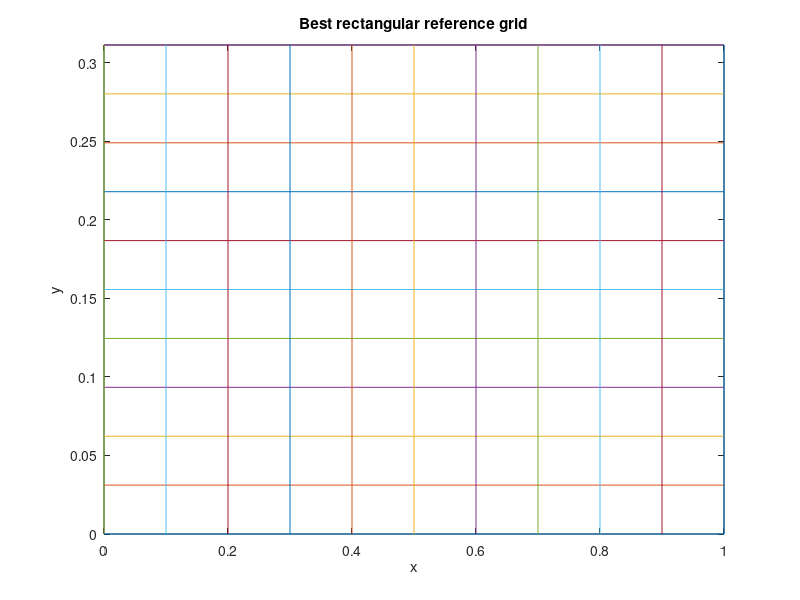
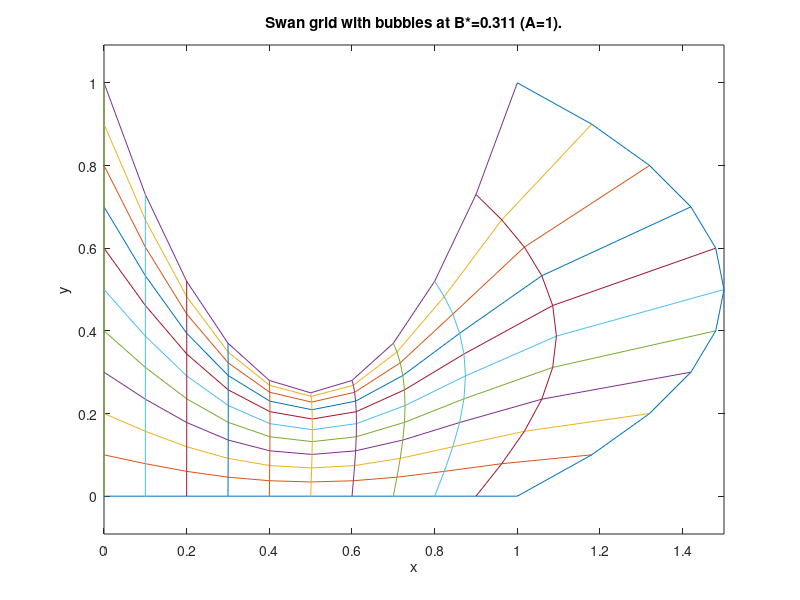
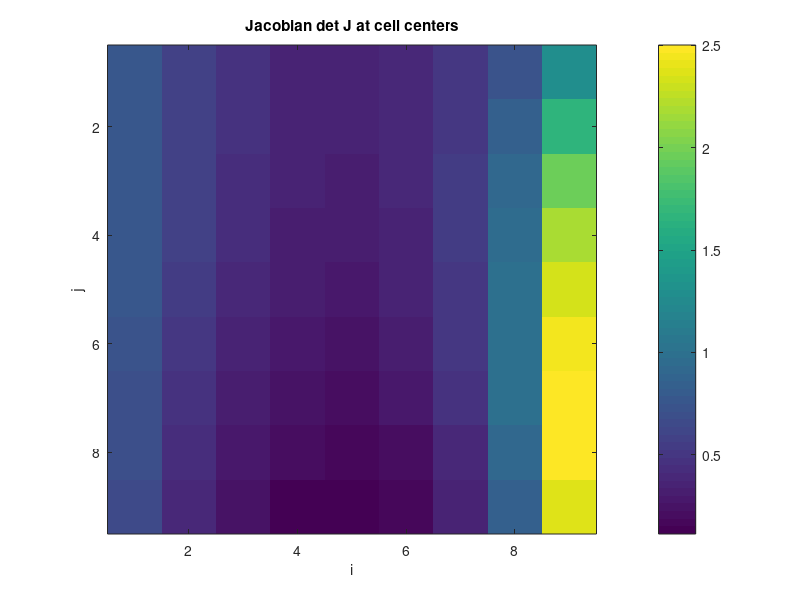

MATLAB code for these plots, in order:
function swan_optimize_B_bubbles_trisection
% Bubble-augmented reference grid optimization with feasibility-aware TRISECTION over B.
% Base reference = [s, B t]. Bubbles: X += sum_k a_k f_k, Y += sum_k b_k f_k,
% f_k = sin(m*pi*s) sin(n*pi*t) (zero on the boundary).
% Inner: toolbox-free BFGS over z=[a;b]. Negative Jacobians => large finite penalty (no Inf/NaN).
% Outer: trisection looks for a feasible window then shrinks using ternary logic, avoiding penalized sides.

clear; clc;

%% ---------------- User settings ----------------
I = 11; J = 11;                    % logical grid size (s-columns x t-rows)
A = 1.0;                           % fixed, only B varies
B_bracket = [0.10, 2.00];          % search range for B

mu = 1.0; lambda = 1.0;            % Lame weights for neo-Hookean energy

N_basis = 0;                      % number of bubble modes for X and for Y (same set)
normalize_basis = true;            % scale bubbles by derivative RMS for stability
print_modes = true;

% Penalty for any negative Jacobian (centers or discrete cells)
PENALTY_BAD = 1e6;                 % base penalty
NEG_COUNT_WEIGHT = 1e3;            % extra per bad location

% Small-positive cell barrier (encourages margin from zero area)
use_orient_barrier = true; eps_orient = 1e-3; kpos = 1e2; ppos = 4;

% Regularization on bubble coefficients
beta_reg = 1e-8;

% Trisection (ternary search) settings
tri.tolB   = 1e-3;
tri.maxIt  = 60;
tri.Nscan  = 33;

%% ---------------- Boundaries (Swan) ----------------
hs = 1/(I-1); ht = 1/(J-1);
nI = I-2; nJ = J-2;

xb_fun = @(s) s;                  yb_fun = @(s) 0*s;                 % bottom
xt_fun = @(s) s;                  yt_fun = @(s) 1 - 3*s + 3*s.^2;    % top
xl_fun = @(t) 0*t;                yl_fun = @(t) t;                   % left
xr_fun = @(t) 1 + 2*t - 2*t.^2;   yr_fun = @(t) t;                   % right

sb = linspace(0,1,I); sl = linspace(0,1,J).';
xb = xb_fun(sb);  yb = yb_fun(sb);
xt = xt_fun(sb);  yt = yt_fun(sb);
xl = xl_fun(sl);  yl = yl_fun(sl);
xr = xr_fun(sl);  yr = yr_fun(sl);

BND.X = nan(J,I); BND.Y = nan(J,I);
BND.X(1,:) = xb;  BND.Y(1,:) = yb;
BND.X(J,:) = xt;  BND.Y(J,:) = yt;
BND.X(:,1) = xl;  BND.Y(:,1) = yl;
BND.X(:,I) = xr;  BND.Y(:,I) = yr;
BND.X(1,1)=xb(1);   BND.Y(1,1)=yb(1);
BND.X(1,I)=xb(end); BND.Y(1,I)=yb(end);
BND.X(J,1)=xt(1);   BND.Y(J,1)=yt(1);
BND.X(J,I)=xt(end); BND.Y(J,I)=yt(end);

%% ---------------- Sylvester operators ----------------
eI = ones(nI,1); eJ = ones(nJ,1);
Ts = spdiags([-eI 2*eI -eI], [-1 0 1], nI, nI);
Tt = spdiags([-eJ 2*eJ -eJ], [-1 0 1], nJ, nJ);

bFxL = BND.X(2:J-1, 1);   bFyL = BND.Y(2:J-1, 1);
bFxR = BND.X(2:J-1, I);   bFyR = BND.Y(2:J-1, I);
bFxB = BND.X(1, 2:I-1);   bFyB = BND.Y(1, 2:I-1);
bFxT = BND.X(J, 2:I-1);   bFyT = BND.Y(J, 2:I-1);

%% ---------------- Bubble basis (zero on boundary) ----------------
[sgrid, tgrid] = meshgrid(sb, sl);
modes = make_modes(N_basis, 'radial');   % pairs (m,n), same set for X and Y
K = size(modes,1);

F = cell(K,1);  Fs_c = cell(K,1);  Ft_c = cell(K,1);
for k = 1:K
    m = modes(k,1); n = modes(k,2);
    Fi = sin(m*pi*sgrid).*sin(n*pi*tgrid);         % vanishes on boundary
    [Fs, Ft] = center_derivs(Fi, hs, ht);          % Jx(I-2) and (J-2)xI
    F{k}    = Fi;
    Fs_c{k} = Fs(2:end-1,:);                       % (J-2)x(I-2) at cell centers
    Ft_c{k} = Ft(:,2:end-1);                       % (J-2)x(I-2) at cell centers
end

if normalize_basis
    for k = 1:K
        sc = sqrt(mean(Fs_c{k}(:).^2 + Ft_c{k}(:).^2));
        if sc>0
            F{k} = F{k}/sc; Fs_c{k} = Fs_c{k}/sc; Ft_c{k} = Ft_c{k}/sc;
        end
    end
end
if print_modes
    fprintf('Using %d bubbles for X and %d for Y\n', K, K);
    fprintf('modes = %s\n\n', mat2str(modes));
end

%% ---------------- Pack context for local functions ----------------
ctx.I = I; ctx.J = J; ctx.hs = hs; ctx.ht = ht;
ctx.nI = nI; ctx.nJ = nJ;
ctx.BND = BND;
ctx.Ts = Ts; ctx.Tt = Tt;
ctx.bFxL = bFxL; ctx.bFyL = bFyL; ctx.bFxR = bFxR; ctx.bFyR = bFyR;
ctx.bFxB = bFxB; ctx.bFyB = bFyB; ctx.bFxT = bFxT; ctx.bFyT = bFyT;
ctx.mu = mu; ctx.lambda = lambda;
ctx.A = A;
ctx.K = K;
ctx.F = F; ctx.Fs_c = Fs_c; ctx.Ft_c = Ft_c;
ctx.PENALTY_BAD = PENALTY_BAD;
ctx.NEG_COUNT_WEIGHT = NEG_COUNT_WEIGHT;
ctx.use_orient_barrier = use_orient_barrier;
ctx.eps_orient = eps_orient; ctx.kpos = kpos; ctx.ppos = ppos;
ctx.beta_reg = beta_reg;

% Initialize persistent storage for inner solver
inner_min_for_B('init', ctx);

%% ---------------- Trisection over B with feasibility awareness -------------
[B_opt, E_opt, info] = trisection_min_feasible(@(B) funE_returnE(@inner_min_for_B, B), ...
                                               B_bracket(1), B_bracket(2), tri, PENALTY_BAD);

if ~info.found_feasible
    warning('No feasible (non-penalized) B found in [%.3f, %.3f]. Returning best scanned point.', ...
            B_bracket(1), B_bracket(2));
end
% --- Add rectangular reference grid [s, B*t] overlay ----------------------
[Sg, Tg] = meshgrid(sb, sl);     % sb: 1xI, sl: Jx1 (already defined above)
Xref = Sg; 
Yref = B_opt * Tg;

figure; hold on; axis tight; box on;
% reference grid (dashed, light)
for j0 = 1:J, plot(Xref(j0,:), Yref(j0,:), '-', 'LineWidth', 0.6); end
for i0 = 1:I, plot(Xref(:,i0), Yref(:,i0), '-', 'LineWidth', 0.6); end
title(sprintf('Best rectangular reference grid')); xlabel('x'); ylabel('y');


% Build final grid for best B and print metrics
[~, ~, Xopt, Yopt, Jc] = inner_min_for_B('eval_full', B_opt);
fprintf('\nBest B ~= %.6f\nTotal energy ~= %.6e\nMin Jacobian at centers ~= %.3e\n', ...
        B_opt, E_opt, min(Jc(:)));
% Plots
figure; hold on; axis equal; box on;
for j0=1:J, plot(Xopt(j0,:),Yopt(j0,:),'-'); end
for i0=1:I, plot(Xopt(:,i0),Yopt(:,i0),'-'); end
title(sprintf('Swan grid with bubbles at B*=%.3f (A=1).', B_opt)); xlabel('x'); ylabel('y');

figure; imagesc(Jc); axis image; colorbar;
title('Jacobian det J at cell centers'); xlabel('i'); ylabel('j');

end  % ===== end main =======================================================


%% ======================= Local functions =================================

function modesMN = make_modes(Kin, order)
    maxM = max(3, ceil(2 + sqrt(Kin)*2));
    cand = [];
    for m=1:maxM
        for n=1:maxM
            cand = [cand; m, n, m*m+n*n]; %#ok<AGROW>
        end
    end
    switch lower(order)
        case 'radial', [~,idx] = sortrows(cand,[3 1 2]);
        case 'lexico', [~,idx] = sortrows(cand,[1 2]);
        otherwise, error('Unknown order');
    end
    modesMN = cand(idx(1:Kin),1:2);
end

function [Fs, Ft] = center_derivs(U, hs_, ht_)
    Fs = (U(:,3:end)-U(:,1:end-2))/(2*hs_);   % J x (I-2)
    Ft = (U(3:end,:)-U(1:end-2,:))/(2*ht_);   % (J-2) x I
end

function [xs, ys, xt, yt, Jc] = metrics_center(X, Y, hs, ht)
    x_s = (X(:,3:end)-X(:,1:end-2))/(2*hs);
    y_s = (Y(:,3:end)-Y(:,1:end-2))/(2*hs);
    x_t = (X(3:end,:)-X(1:end-2,:))/(2*ht);
    y_t = (Y(3:end,:)-Y(1:end-2,:))/(2*ht);
    xs = x_s(2:end-1,:);  ys = y_s(2:end-1,:);
    xt = x_t(:,2:end-1);  yt = y_t(:,2:end-1);
    Jc = xs.*yt - xt.*ys;
end

function [Jcell_norm, Ex_ll, Ey_ll, Fx_ll, Fy_ll] = cell_orientation_LL(X, Y, hs, ht)
    [J, I] = size(X);
    Ex = X(:,2:end) - X(:,1:end-1);   % J x (I-1)
    Ey = Y(:,2:end) - Y(:,1:end-1);
    Fx = X(2:end,:) - X(1:end-1,:);   % (J-1) x I
    Fy = Y(2:end,:) - Y(1:end-1,:);
    Ex_ll = Ex(1:J-1, 1:I-1); Ey_ll = Ey(1:J-1, 1:I-1);
    Fx_ll = Fx(1:J-1, 1:I-1); Fy_ll = Fy(1:J-1, 1:I-1);
    Jcell_area = Ex_ll .* Fy_ll - Ey_ll .* Fx_ll;
    Jcell_norm = Jcell_area / (hs*ht);
end

function outE = funE_returnE(funInnerB, B)
    % funInnerB is the inner_min_for_B dispatcher below
    [E, ~, ~, ~, ~] = funInnerB('eval', B);
    outE = E;
end

function [B_best, E_best, info] = trisection_min_feasible(funE, a, b, tri, PENALTY_BAD)
    info = struct('found_feasible', false, 'iterations', 0);

    % scan
    Bs = linspace(a, b, tri.Nscan);
    Es = zeros(size(Bs));
    mask = false(size(Bs));
    for i = 1:numel(Bs)
        Ei = funE(Bs(i));
        Es(i) = Ei;
        mask(i) = (Ei < PENALTY_BAD);
    end

    if any(mask)
        blocks = contiguous_blocks(mask);
        best_block = [];
        best_minE = inf;
        for k = 1:size(blocks,1)
            idx1 = blocks(k,1); idx2 = blocks(k,2);
            localMin = min(Es(idx1:idx2));
            if localMin < best_minE
                best_minE = localMin; best_block = [idx1 idx2];
            end
        end
        A = Bs(best_block(1)); B = Bs(best_block(2));
        info.found_feasible = true;

        for it = 1:tri.maxIt
            info.iterations = it;
            if (B - A) <= tri.tolB, break; end
            m1 = A + (B-A)/3;
            m2 = B - (B-A)/3;

            E1 = funE(m1);
            E2 = funE(m2);

            f1_bad = (E1 >= PENALTY_BAD);
            f2_bad = (E2 >= PENALTY_BAD);

            if ~f1_bad && ~f2_bad
                if E1 < E2
                    B = m2;
                else
                    A = m1;
                end
            elseif f1_bad && ~f2_bad
                A = m1;      % push right, left interior is bad
            elseif ~f1_bad && f2_bad
                B = m2;      % push left, right interior is bad
            else
                mc = 0.5*(A+B);
                Ec = funE(mc);
                if Ec < PENALTY_BAD
                    A = A + 0.25*(mc - A);
                    B = B - 0.25*(B - mc);
                else
                    mid = 0.5*(A+B);
                    A = A + 0.25*(B - A);
                    B = mid + 0.25*(B - mid);
                end
            end
        end

        B_best = 0.5*(A+B);
        E_best = funE(B_best);
        if E_best >= PENALTY_BAD
            feasIdx = find(mask);
            [Emin, relIdx] = min(Es(mask));
            B_best = Bs(feasIdx(relIdx));
            E_best = Emin;
        end
    else
        [E_best, idxMin] = min(Es);
        B_best = Bs(idxMin);
    end
end

function blocks = contiguous_blocks(mask)
    mask = mask(:).';
    d = diff([false, mask, false]);
    starts = find(d == 1);
    ends   = find(d == -1) - 1;
    blocks = [starts(:), ends(:)];
end

% ====================== Inner solver dispatcher ===========================
function varargout = inner_min_for_B(mode, arg)
    % Persistent store for context and warm-start
    persistent ctx last_z

    switch mode
        case 'init'
            ctx = arg;                        % struct with all data
            last_z = zeros(2*ctx.K,1);
            varargout = {[]};

        case 'eval'
            B = arg;
            [E, minJ, X, Y, Jc, z_out] = inner_min_eval(ctx, last_z, B);
            last_z = z_out;                  % warm start for next B
            varargout = {E, minJ, X, Y, Jc};

        case 'eval_full'
            B = arg;
            [E, minJ, X, Y, Jc, ~] = inner_min_eval(ctx, last_z, B);
            varargout = {E, minJ, X, Y, Jc};

        otherwise
            error('inner_min_for_B: unknown mode');
    end
end


function [E, minJ, X, Y, Jc, z_opt] = inner_min_eval(ctx, last_z, B)
    % Build base grid by Sylvester for this B
    wx = 1/(ctx.A^2*ctx.hs^2);
    wy = 1/((B^2)*ctx.ht^2);
    Aop = wy * full(ctx.Tt);
    Bop = wx * full(ctx.Ts);

    X = ctx.BND.X; Y = ctx.BND.Y;
    Fx = zeros(ctx.nJ,ctx.nI);  Fy = zeros(ctx.nJ,ctx.nI);
    Fx(:,1)   = Fx(:,1)   + wx * ctx.bFxL;   Fy(:,1)   = Fy(:,1)   + wx * ctx.bFyL;
    Fx(:,end) = Fx(:,end) + wx * ctx.bFxR;   Fy(:,end) = Fy(:,end) + wx * ctx.bFyR;
    Fx(1,:)   = Fx(1,:)   + wy * ctx.bFxB;   Fy(1,:)   = Fy(1,:)   + wy * ctx.bFyB;
    Fx(end,:) = Fx(end,:) + wy * ctx.bFxT;   Fy(end,:) = Fy(end,:) + wy * ctx.bFyT;
    Ux = sylvester(Aop, Bop, Fx);
    Uy = sylvester(Aop, Bop, Fy);
    X(2:ctx.J-1,2:ctx.I-1) = Ux;
    Y(2:ctx.J-1,2:ctx.I-1) = Uy;

    % Optimize bubbles (toolbox-free BFGS)
    opts.maxIter=200; opts.tolGrad=1e-6; opts.tolStep=1e-12; opts.display=false;
    base.X0 = X; base.Y0 = Y;
    [z_opt, E] = bfgs(@(z) energy_grad(ctx, base, z), last_z, opts);

    % Return final grid and Jacobian at centers
    [~, ~, X, Y, Jc] = energy_grad(ctx, base, z_opt);
    minJ = min(Jc(:));
end

function [E, g, Xfull, Yfull, Jc] = energy_grad(ctx, base, z)
    % z = [a(1:K); b(1:K)]
    K = ctx.K;
    a = z(1:K); b = z(K+1:end);

    % Center metrics (base)
    [xs, ys, xt, yt, ~] = metrics_center(base.X0, base.Y0, ctx.hs, ctx.ht);

    % Add bubble derivatives at centers
    xs_ = xs; xt_ = xt; ys_ = ys; yt_ = yt;
    for kk=1:K, xs_ = xs_ + a(kk)*ctx.Fs_c{kk}; xt_ = xt_ + a(kk)*ctx.Ft_c{kk}; end
    for kk=1:K, ys_ = ys_ + b(kk)*ctx.Fs_c{kk}; yt_ = yt_ + b(kk)*ctx.Ft_c{kk}; end

    % Jacobian at centers
    Jc = xs_.*yt_ - xt_.*ys_;

    % Build full nodal fields for discrete cell orientation (LL indexing)
    Xfull = base.X0; Yfull = base.Y0;
    for kk=1:K, Xfull = Xfull + a(kk)*ctx.F{kk}; end
    for kk=1:K, Yfull = Yfull + b(kk)*ctx.F{kk}; end

    [Jcell_norm, Ex_ll, Ey_ll, Fx_ll, Fy_ll] = cell_orientation_LL(Xfull, Yfull, ctx.hs, ctx.ht);
    neg_cnt = nnz(Jc(:) <= 0) + nnz(Jcell_norm(:) <= 0);

    % Penalize if any negative Jacobian
    if neg_cnt > 0
        E = ctx.PENALTY_BAD + ctx.NEG_COUNT_WEIGHT * double(neg_cnt);
        g = zeros(2*K,1);
        return;
    end

    % Neo-Hookean energy at centers (safe: all J>0)
    trC = xs_.^2 + ys_.^2 + xt_.^2 + yt_.^2;
    logJ = log(Jc);
    d=2;
    W = 0.5*ctx.mu*(trC - d) - ctx.mu*logJ + 0.5*ctx.lambda*(logJ.^2);
    cellArea = ctx.hs*ctx.ht;
    E_soft = cellArea * sum(W(:));

    % Gradient wrt metrics
    common = (-ctx.mu + ctx.lambda*logJ) ./ Jc;
    dW_dxs = ctx.mu*xs_ + common .* (yt_);
    dW_dxt = ctx.mu*xt_ + common .* (-ys_);
    dW_dys = ctx.mu*ys_ + common .* (-xt_);
    dW_dyt = ctx.mu*yt_ + common .* (xs_);

    % Assemble gradient wrt a,b from the center derivatives of bubbles
    g = zeros(2*K,1);
    for kk=1:K
        g(kk)     = cellArea * sum( dW_dxs(:).*ctx.Fs_c{kk}(:) + dW_dxt(:).*ctx.Ft_c{kk}(:) );
        g(K+kk)   = cellArea * sum( dW_dys(:).*ctx.Fs_c{kk}(:) + dW_dyt(:).*ctx.Ft_c{kk}(:) );
    end

    % Small-positive orientation barrier (push away from ~0)
    if ctx.use_orient_barrier
        mask_pos = (Jcell_norm > 0) & (Jcell_norm < ctx.eps_orient);
        if any(mask_pos(:))
            dpos = (ctx.eps_orient - Jcell_norm(mask_pos));
            E_bar = sum( ctx.kpos * (dpos.^ctx.ppos) );

            % Chain rule: dJcell/da, dJcell/db using LL edges
            dB_dJ = zeros(size(Jcell_norm));
            dB_dJ(mask_pos) = -ctx.kpos * ctx.ppos * (dpos.^(ctx.ppos-1));
            scaleA = 1/(ctx.hs*ctx.ht);

            for kk=1:K
                dEx_ll = (ctx.F{kk}(:,2:end) - ctx.F{kk}(:,1:end-1)); dEx_ll = dEx_ll(1:ctx.J-1, 1:ctx.I-1);
                dFx_ll = (ctx.F{kk}(2:end,:) - ctx.F{kk}(1:end-1,:)); dFx_ll = dFx_ll(1:ctx.J-1, 1:ctx.I-1);
                dJ_da = dEx_ll .* Fy_ll - Ey_ll .* dFx_ll;
                g(kk)  = g(kk) + scaleA * sum( dB_dJ(:) .* dJ_da(:) );
            end
            for kk=1:K
                dEy_ll = (ctx.F{kk}(:,2:end) - ctx.F{kk}(:,1:end-1)); dEy_ll = dEy_ll(1:ctx.J-1, 1:ctx.I-1);
                dFy_ll = (ctx.F{kk}(2:end,:) - ctx.F{kk}(1:end-1,:)); dFy_ll = dFy_ll(1:ctx.J-1, 1:ctx.I-1);
                dJ_db = Ex_ll .* dFy_ll - dEy_ll .* Fx_ll;
                g(K+kk) = g(K+kk) + scaleA * sum( dB_dJ(:) .* dJ_db(:) );
            end

            E_soft = E_soft + E_bar;
        end
    end

    % Regularization
    E_reg = ctx.beta_reg*(sum(a.^2)+sum(b.^2));
    g(1:K)       = g(1:K)       + 2*ctx.beta_reg*a;
    g(K+1:end)   = g(K+1:end)   + 2*ctx.beta_reg*b;

    E = E_soft + E_reg;
end

function [z, f] = bfgs(fun, z0, opts)
    if ~isfield(opts,'maxIter'),  opts.maxIter = 200; end
    if ~isfield(opts,'tolGrad'),  opts.tolGrad = 1e-6; end
    if ~isfield(opts,'tolStep'),  opts.tolStep = 1e-12; end
    if ~isfield(opts,'c1'),       opts.c1 = 1e-4; end
    if ~isfield(opts,'rho'),      opts.rho = 0.5; end
    if ~isfield(opts,'display'),  opts.display = true; end

    z = z0(:);
    [f, g] = fun(z);
    nv = numel(z);
    H  = eye(nv);

    for it = 1:opts.maxIter
        if opts.display
            fprintf('  BFGS %3d: f=%.6e  ||g||_inf=%.3e\n', it, f, norm(g,inf));
        end
        if ~isfinite(f), break; end
        if norm(g,inf) < opts.tolGrad, break; end

        p = -H*g; if g'*p >= 0, p = -g; end

        % Armijo backtracking (finite penalties handled naturally)
        t = 1.0; f0 = f; g0 = g;
        while true
            ztrial = z + t*p;
            [ftrial, gtrial] = fun(ztrial);
            if isfinite(ftrial) && (ftrial <= f0 + opts.c1*t*(g0'*p)), break; end
            t = t * opts.rho;
            if t < 1e-16, break; end
        end

        s = t*p; z = z + s;
        y = gtrial - g;
        f = ftrial; g = gtrial;

        ys = y'*s;
        if ys <= 1e-12
            H = eye(nv);
        else
            Id = eye(nv);
            rhoB = 1/ys;
            V = Id - rhoB*(s*y');
            H = V*H*V' + rhoB*(s*s');
        end

        if norm(s,inf) < opts.tolStep, break; end
    end
end
